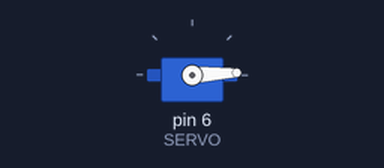
This sketch was run on a simulated Arduino Uno, built with avr-gcc and run on an emulated ATmega328P. On the bench: servo.

Above: at 0.05 s.
At 2.5 s:
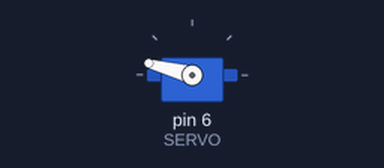
At 5.3 s:
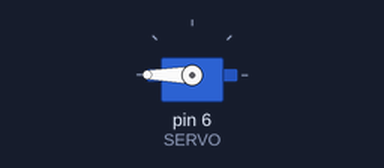
At 10.55 s:
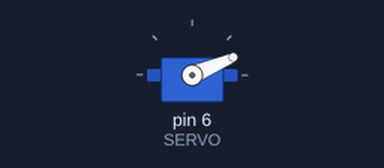
Timing chart, 0 to 14.2 s (numbered marks = the images above):
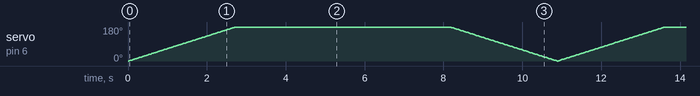

The sketch:

Servo.ino
```cpp
#include <Servo.h>

#define SERVO 6 // Porta Digital 6 PWM

Servo s; // Variável Servo
int pos; // Posição Servo

void setup (){
  s.attach(SERVO);
  Serial.begin(9600);
  s.write(0); // Inicia motor posição zero
}

void loop() {
  for(pos = 0; pos < 360; pos++) {
    s.write(pos);
    delay(15);
  }

  delay(15);
  for(pos = 360; pos >= 0; pos--) {
    s.write(pos);
    delay(15);
  }
}
```
